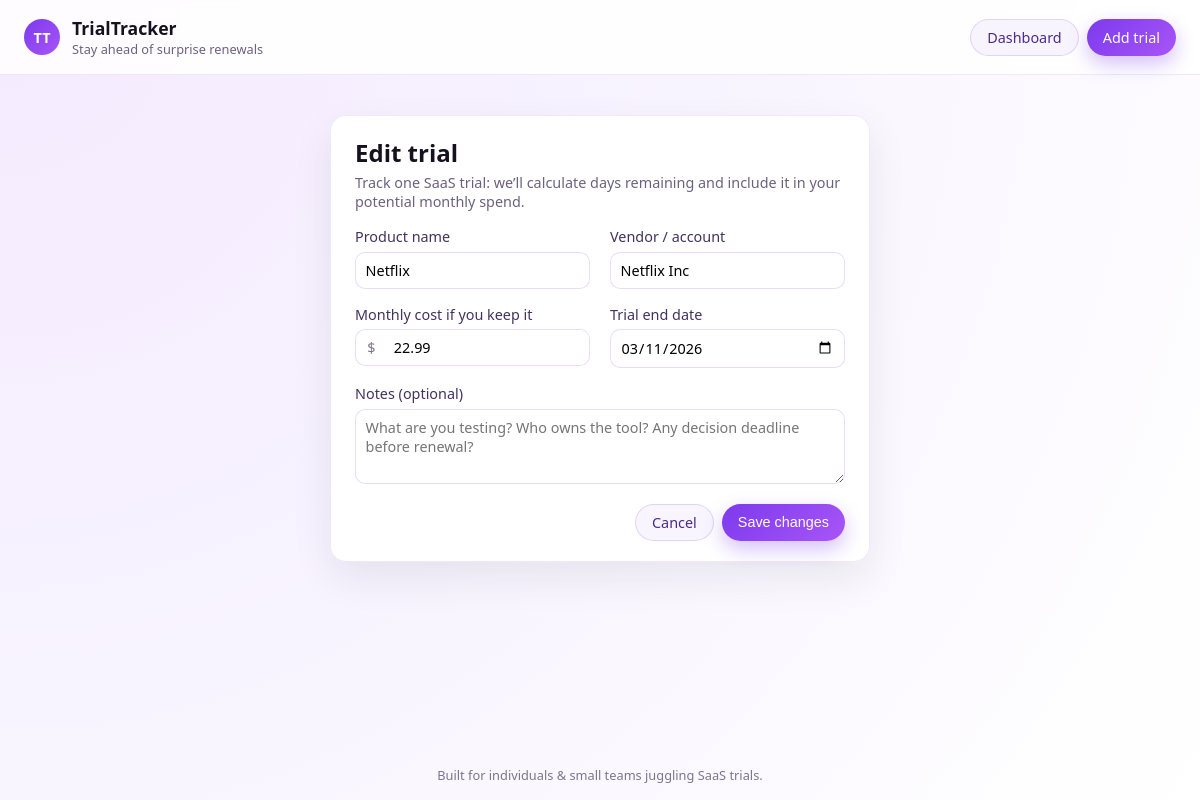
Screenshot of /trials/1/edit with the database file from the repository.
### tables this page shows
CREATE TABLE trials (
            id INTEGER PRIMARY KEY AUTOINCREMENT,
            product_name TEXT NOT NULL,
            vendor TEXT,
            monthly_cost REAL NOT NULL,
            trial_end_date TEXT NOT NULL,
            notes TEXT,
            reminder_7_sent INTEGER NOT NULL DEFAULT 0,
            reminder_1_sent INTEGER NOT NULL DEFAULT 0,
            created_at TEXT NOT NULL
        );

### app.py (the view, shortened to what this page needs)
    @app.route("/trials/<int:trial_id>/edit", methods=["GET", "POST"])
    def edit_trial(trial_id: int):
        conn = get_db_connection()
        cur = conn.cursor()
        cur.execute(
            "SELECT id, product_name, vendor, monthly_cost, trial_end_date, notes FROM trials WHERE id = ?",
            (trial_id,),
        )
        row = cur.fetchone()
        if row is None:
            conn.close()
            flash("Trial not found.", "error")
            return redirect(url_for("dashboard"))
        trial = {
            "id": row["id"],
            "product_name": row["product_name"],
            "vendor": row["vendor"],
            "monthly_cost": row["monthly_cost"],
            "trial_end_date": row["trial_end_date"],
            "notes": row["notes"],
        }
        conn.close()
        return render_template("add_edit_trial.html", title="Edit Trial", trial=trial)

### app.py (called while the page is built)
def get_db_connection():
    conn = sqlite3.connect(DB_PATH)
    conn.row_factory = sqlite3.Row
    return conn

def load_settings():
    conn = get_db_connection()
    cur = conn.cursor()
    cur.execute("SELECT id, owner_name, owner_email FROM settings WHERE id = 1")
    row = cur.fetchone()
    conn.close()
    return row

### templates/add_edit_trial.html
{% extends "base.html" %}
{% block content %}
  <section class="page-section">
    <div class="card card-centered">
      <h1 class="page-title">
        {% if trial %}Edit trial{% else %}Add a trial{% endif %}
      </h1>
      <p class="page-lead">
        Track one SaaS trial: we’ll calculate days remaining and include it in your potential monthly spend.
      </p>
      <form method="post" class="form-grid">
        <div class="form-field">
          <label for="product_name">Product name</label>
          <input
            type="text"
            id="product_name"
            name="product_name"
            value="{{ trial.product_name if trial else '' }}"
            placeholder="Figma, Notion, Linear..."
            required
          />
        </div>
        <div class="form-field">
          <label for="vendor">Vendor / account</label>
          <input
            type="text"
            id="vendor"
            name="vendor"
            value="{{ trial.vendor if trial else '' }}"
            placeholder="Company or workspace name"
          />
        </div>
        <div class="form-field">
          <label for="monthly_cost">Monthly cost if you keep it</label>
          <div class="input-with-prefix">
            <span class="prefix">$</span>
            <input
              type="number"
              step="0.01"
              min="0"
              id="monthly_cost"
              name="monthly_cost"
              value="{{ trial.monthly_cost if trial else '' }}"
              placeholder="29.00"
              required
            />
          </div>
        </div>
        <div class="form-field">
          <label for="trial_end_date">Trial end date</label>
          <input
            type="date"
            id="trial_end_date"
            name="trial_end_date"
            value="{{ trial.trial_end_date if trial else '' }}"
            required
          />
        </div>
        <div class="form-field form-field-full">
          <label for="notes">Notes (optional)</label>
          <textarea
            id="notes"
            name="notes"
            rows="3"
            placeholder="What are you testing? Who owns the tool? Any decision deadline before renewal?"
          >{{ trial.notes if trial else '' }}</textarea>
        </div>
        <div class="form-actions">
          <a href="{{ url_for('dashboard') }}" class="btn btn-ghost">
            Cancel
          </a>
          <button type="submit" class="btn btn-primary">
            {% if trial %}Save changes{% else %}Save trial{% endif %}
          </button>
        </div>
      </form>
    </div>
  </section>
{% endblock %}

### static/styles.css (style rules this page uses)
*, *::before, *::after { box-sizing: border-box; }
body { margin: 0; font-family: system-ui, -apple-system, BlinkMacSystemFont, "Segoe UI", sans-serif; background: radial-gradient(circle at top left, #f5eafe 0, #f7f2ff 40%, #ffffff 100%); color: #15111f; }
a { color: inherit; text-decoration: none; }
.btn { display: inline-flex; align-items: center; justify-content: center; gap: 0.35rem; border-radius: 999px; padding: 0.5rem 1rem; border: none; cursor: pointer; font-size: 0.9rem; font-weight: 500; white-space: nowrap; }
.btn-primary { background: linear-gradient(135deg, #7c3aed, #a855f7); color: #ffffff; box-shadow: 0 8px 20px rgba(124, 58, 237, 0.32); }
.btn-ghost { background: rgba(124, 58, 237, 0.05); color: #4b2a8a; border: 1px solid rgba(124, 58, 237, 0.18); }
.page-section { margin-top: 1rem; }
.page-title { margin: 0 0 0.25rem; font-size: 1.5rem; }
.page-lead { margin: 0; font-size: 0.9rem; color: #6b6280; max-width: 34rem; }
.card, .metric-card { background: rgba(255, 255, 255, 0.98); border-radius: 16px; padding: 1.25rem 1.5rem; box-shadow: 0 16px 40px rgba(15, 23, 42, 0.08); border: 1px solid rgba(148, 101, 233, 0.14); }
.card-centered { max-width: 540px; margin: 0 auto; }
.form-grid { display: grid; grid-template-columns: repeat(2, minmax(0, 1fr)); gap: 1rem 1.25rem; margin-top: 1rem; }
.form-field { display: flex; flex-direction: column; gap: 0.35rem; }
.form-field-full { grid-column: 1 / -1; }
label { font-size: 0.9rem; font-weight: 500; color: #43325e; }
input[type="text"], input[type="email"], input[type="number"], input[type="date"], textarea { border-radius: 10px; border: 1px solid rgba(148, 101, 233, 0.22); padding: 0.5rem 0.6rem; font-size: 0.9rem; font-family: inherit; background: rgba(255, 255, 255, 0.9); }
.input-with-prefix { display: flex; align-items: center; border-radius: 10px; border: 1px solid rgba(148, 101, 233, 0.22); background: rgba(255, 255, 255, 0.9); overflow: hidden; }
.input-with-prefix .prefix { padding: 0.45rem 0.55rem 0.45rem 0.7rem; font-size: 0.9rem; color: #7e748f; }
.input-with-prefix input { border: none; flex: 1; }
.form-actions { grid-column: 1 / -1; display: flex; justify-content: flex-end; gap: 0.5rem; margin-top: 0.25rem; }

### rows the page displays
trials: product_name "Netflix", vendor "Netflix Inc", monthly_cost "22.99", trial_end_date "03/11/2026"
